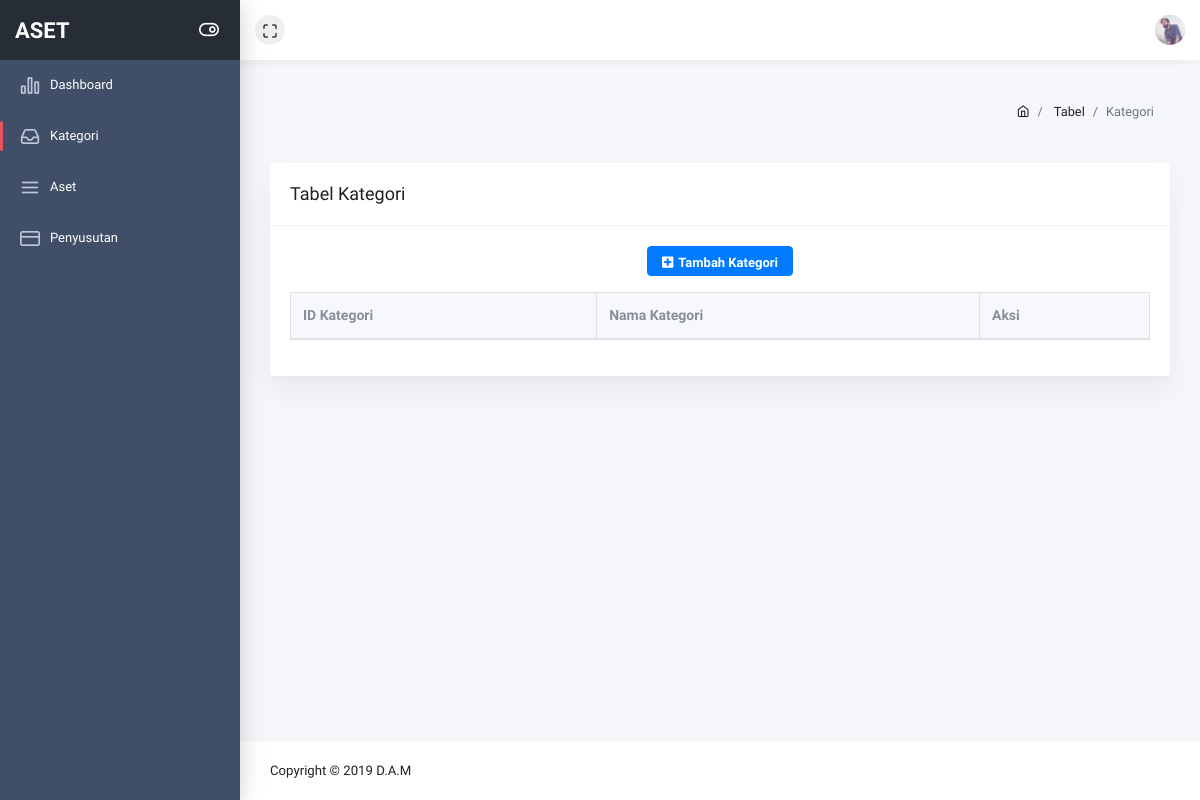
The app's page /pages/table-kategori.php, older data.
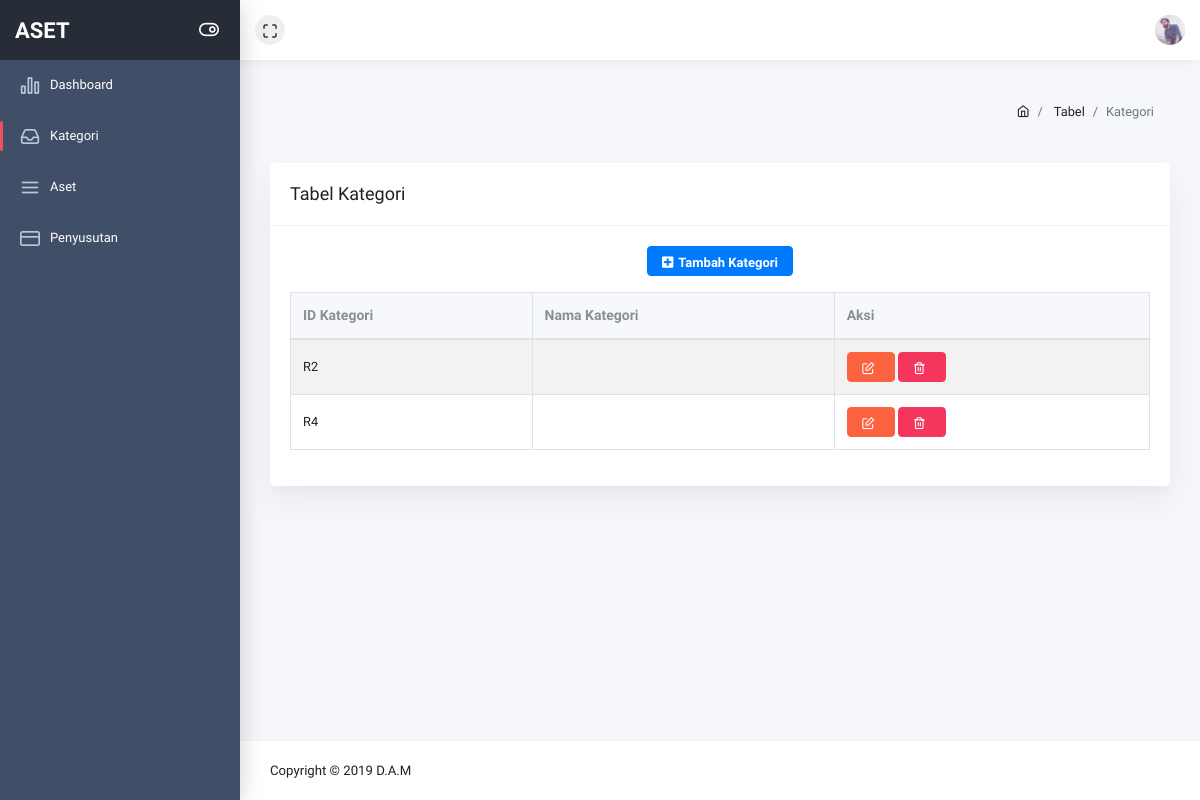
The same page, newer data.
### tables this page shows
CREATE TABLE `tb_kategori` (
  `id_kategori` varchar(18) NOT NULL,
  `nopol` varchar(62) NOT NULL,
  `kete_kategori` varchar(25) NOT NULL
);

### base_url.php (called while the page is built)
<?php
function pathUrl($dir = __DIR__){
    $root = "";
    $dir = str_replace('\\', '/', realpath($dir));
    $root .= !empty($_SERVER['HTTPS']) ? 'https' : 'http';
    $root .= '://' . $_SERVER['HTTP_HOST'];
    if(!empty($_SERVER['CONTEXT_PREFIX'])) {
        $root .= $_SERVER['CONTEXT_PREFIX'];
        $root .= substr($dir, strlen($_SERVER[ 'CONTEXT_DOCUMENT_ROOT' ]));
    } else {
        $root .= substr($dir, strlen($_SERVER[ 'DOCUMENT_ROOT' ]));
    }
    $root .= '/';
    return $root;
}
$base_url = pathUrl();
?>

### pages/table-kategori.php (the view, shortened to what this page needs)
<?php
include_once "../base_url.php";
?>
<!doctype html>
<html class="no-js" lang="en">
    <head>
        <link rel="stylesheet" href="<?php echo $base_url ?>assets/plugins/bootstrap/dist/css/bootstrap.min.css">
        <link rel="stylesheet" href="<?php echo $base_url ?>assets/plugins/fontawesome-free/css/all.min.css">
        <link rel="stylesheet" href="<?php echo $base_url ?>assets/plugins/ionicons/dist/css/ionicons.min.css">
        <link rel="stylesheet" href="<?php echo $base_url ?>assets/plugins/icon-kit/dist/css/iconkit.min.css">
        <link rel="stylesheet" href="<?php echo $base_url ?>assets/plugins/perfect-scrollbar/css/perfect-scrollbar.css">
        <link rel="stylesheet" href="<?php echo $base_url ?>assets/plugins/datatables.net-bs4/css/dataTables.bootstrap4.min.css">
        <link rel="stylesheet" href="<?php echo $base_url ?>assets/dist/css/theme.min.css">
    </head>
    <body>
        <div class="wrapper">
            <header class="header-top" header-theme="light">
                <div class="container-fluid">
                    <div class="d-flex justify-content-between">
                        <div class="top-menu d-flex align-items-center">
                            <button type="button" id="navbar-fullscreen" class="nav-link"><i class="ik ik-maximize"></i></button>
                        </div>
                        <div class="top-menu d-flex align-items-center">
                            <div class="dropdown">
                                <a class="dropdown-toggle" href="#" id="userDropdown" role="button" data-toggle="dropdown" aria-haspopup="true" aria-expanded="false"><img class="avatar" src="<?php echo $base_url ?>assets/img/user.jpg" alt=""></a>
                            </div>
                        </div>
                    </div>
                </div>
            </header>
            <div class="page-wrap">
                <div class="app-sidebar colored">
                    <div class="sidebar-header">
                        <a class="header-brand" >
                            <span class="text">ASET</span>
                        </a>
                        <button type="button" class="nav-toggle"><i data-toggle="expanded" class="ik ik-toggle-right toggle-icon"></i></button>
                    </div>
                    <div class="sidebar-content">
                        <div class="nav-container">
                            <nav id="main-menu-navigation" class="navigation-main">
                                <div class="nav-item">
                                    <a href="dash_admin.php"><i class="ik ik-bar-chart-2"></i><span>Dashboard</span></a>
                                </div>
                                <div class="nav-item active">
                                    <a href="table-kategori.php"><i class="ik ik-inbox"></i><span>Kategori</span></a>
                                </div>
                                <div class="nav-item">
                                    <a href="table-aset.php"><i class="ik ik-menu"></i><span>Aset</span></a>
                                </div>
                                <div class="nav-item">
                                    <a href="table-penyusutan.php"><i class="ik ik-credit-card"></i><span>Penyusutan</span></a>
                                </div>
                            </nav>
                        </div>
                    </div>
                </div>
                <div class="main-content">
                    <div class="container-fluid">
                        <div class="page-header">
                            <div class="row align-items-end">
                                <div class="col-lg-8">
                                </div>
                                <div class="col-lg-4">
                                    <nav class="breadcrumb-container" aria-label="breadcrumb">
                                        <ol class="breadcrumb">
                                            <li class="breadcrumb-item">
                                                <a href="<?php echo $base_url ?>dash_admin.php"><i class="ik ik-home"></i></a>
                                            </li>
                                            <li class="breadcrumb-item">
                                                <a href="#">Tabel</a>
                                            </li>
                                            <li class="breadcrumb-item active" aria-current="page">Kategori</li>
                                        </ol>
                                    </nav>
                                </div>
                            </div>
                        </div>
                        <div class="row">
                            <div class="col-md-12">
                                <div class="card">
                                    <div class="card-header"><h3>Tabel Kategori</h3>
                                    </div>
                                    <div class="card-body">
                                        <div class="text-center">
                                            <button type='button' class='btn btn-primary ' data-toggle='modal' data-target='#tambah_kategori'><i class="fa fa-plus-square" aria-hidden="true"></i>Tambah Kategori
                                            </button>
                                        </div>
                                    <table id="simpletable" class="table table-striped table-bordered nowrap">
                                        <thead>
                                        <tr>
                                            <th>ID Kategori</th>
                                            <th>Nama Kategori</th>
                                            <th>Aksi</th>
                                        </tr>
                                        </thead>
                                        <tbody>
                                            <?php
                                                include '../config/config.php';
                                                $kategori = mysqli_query($mysqli,"SELECT * FROM tb_kategori");
                                                if($kategori){
                                                    while($row = mysqli_fetch_array($kategori))
                                                    {
                                                        echo "<tr>
                                                        <td>".$row['id_kategori']."</td>
                                                        <td>".$row['nm_katagori']."</td>
                                                        <td>
                                                        <form method='post' action='".$base_url."controller/delete_kategori.php'>
                                                            <button type='button' class='btn btn-warning' data-toggle='modal' data-target='#edit_kategori' data-id=".$row['id_kategori']."><i class='ik ik-edit'></i>
                                                            </button>
                                                                <button type'button' class='btn btn-danger' name='hapus'><i class='ik ik-trash-2'></i>
                                                                <input type='hidden' name='id' value=".$row['id_kategori']."></button>
                                                            </form>
                                                        </td>
                                                    </tr>";
                                                    }
                                                }
                                            ?>
                                        </tbody>
                                    </table>
                                </div>
                            </div>
                        </div>
                    </div>
                </div>
            </div>
                <footer class="footer">
                    <div class="w-100 clearfix">
                        <span class="text-center text-sm-left d-md-inline-block">Copyright © 2019 D.A.M</span>
                    </div>
                </footer>
            </div>
        </div>
    </body>
</html>

Row changes from the older to the newer data that the page shows:
added tb_kategori: id_kategori "R2"
added tb_kategori: id_kategori "R4"
